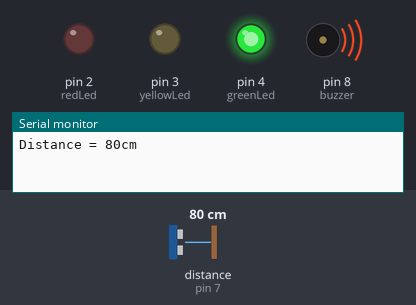
A sketch run on a simulated Arduino Uno, built with avr-gcc and run on an emulated ATmega328P. Parts: output pins drawn as LEDs (lit = HIGH), buzzer (waves = sounding, pin HIGH), the last lines printed to the serial monitor. Wiring (inferred from the names in the program): ultrasonic range finder: trigger pin 6; echo pin 7. Inputs (shaded band) come from the test bench; at power-on: distance to the obstacle (sensor on pin 7) 80 cm. The echo pulse lasts 58.3 µs per cm; pins used as bus, display or sensor lines are not drawn.

Above: at 3.3 s.
3.4 s: distance to the obstacle (sensor on pin 7) set to 64 cm
6.9 s: distance to the obstacle (sensor on pin 7) set to 58 cm
At 9.1 s:
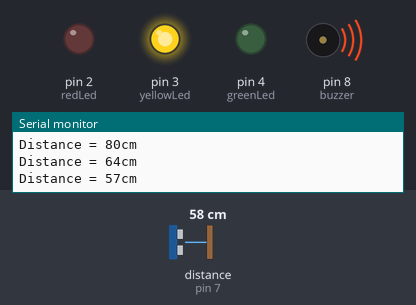
11.5 s: distance to the obstacle (sensor on pin 7) set to 34 cm
15.0 s: distance to the obstacle (sensor on pin 7) set to 28 cm
At 16.04 s:
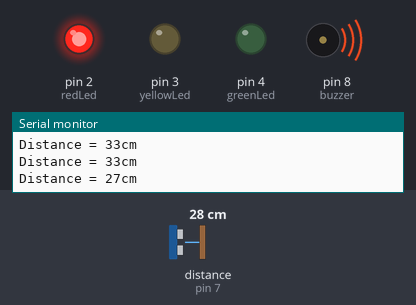
18.5 s: distance to the obstacle (sensor on pin 7) set to 35 cm
At 20.9 s:
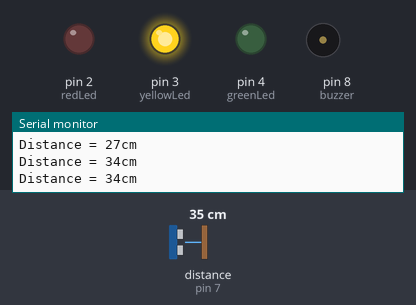
22.5 s: distance to the obstacle (sensor on pin 7) set to 2 cm
At 25.1 s:
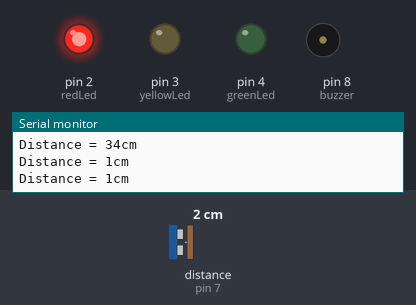
Timing chart, 0 to 27.1 s (numbered marks = the images above; inputs shaded):
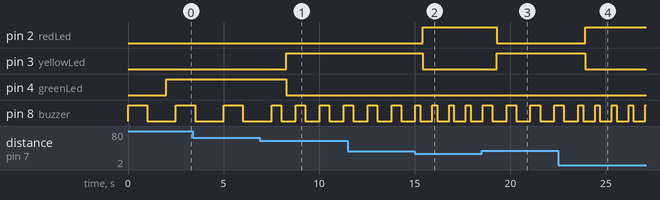

Measured:
- the behaviour switches between 61 and 60 cm on distance to the obstacle (sensor on pin 7) (found by bisection; images 0 and 1)
- the behaviour switches between 32 and 31 cm on distance to the obstacle (sensor on pin 7) (found by bisection; images 1 and 2)
- after the input at 6.9 s, pin 3 (yellowLed): LOW → HIGH after 1.4 s; pin 4 (greenLed): HIGH → LOW after 1.4 s; pin 8 (buzzer): alternates HIGH for 0.50 s and LOW for 0.75 s, starting after 1.1 s
- after the input at 15.0 s, pin 2 (redLed): LOW → HIGH after 0.42 s; pin 3 (yellowLed): HIGH → LOW after 0.42 s; pin 8 (buzzer): alternates HIGH for 0.25 s and LOW for 0.63 s, starting after 0.29 s
- after the input at 18.5 s, pin 2 (redLed): HIGH → LOW after 0.80 s; pin 3 (yellowLed): LOW → HIGH after 0.80 s; pin 8 (buzzer): alternates HIGH for 0.50 s and LOW for 0.75 s, starting after 0.55 s
- after the input at 22.5 s, pin 2 (redLed): LOW → HIGH after 1.4 s; pin 3 (yellowLed): HIGH → LOW after 1.4 s; pin 8 (buzzer): alternates HIGH for 0.25 s and LOW for 0.63 s, starting after 1.3 s

The sketch:

car_parking_led_and_buzzer.ino
```cpp
const int buzzer = 8;

int echopin = 7;
int trigpin = 6;

int distance;
int data;
int redLed=2;
int greenLed=4;
int yellowLed=3;

void setup()
{
  Serial.begin(9600);

  pinMode(buzzer, OUTPUT);
  pinMode(trigpin, OUTPUT);
  pinMode(echopin, INPUT);
  pinMode(redLed, OUTPUT);
  pinMode(yellowLed, OUTPUT);
  pinMode(greenLed, OUTPUT);
}

void loop()
{
 digitalWrite(trigpin,LOW);
 delayMicroseconds(2);
 digitalWrite(trigpin,HIGH);
 delayMicroseconds(10);
 digitalWrite(trigpin,LOW);
 data = pulseIn(echopin,HIGH);
 distance = (data/2)/29.0;

 if(distance <= 30)
 {
  digitalWrite(buzzer,HIGH);
  delay(250);
  digitalWrite(buzzer,LOW);
  delay(125);
  digitalWrite(redLed,HIGH);
   digitalWrite(greenLed,LOW);
   digitalWrite(yellowLed,LOW);

 }
 else if(distance >= 30 && distance <= 60)
 {
  digitalWrite(buzzer,HIGH);
  delay(500);
  digitalWrite(buzzer,LOW);
  delay(250);
  digitalWrite(redLed,LOW);
   digitalWrite(greenLed,LOW);
   digitalWrite(yellowLed,HIGH);

 }
 else if(distance >= 60 && distance <= 120)
 {
  digitalWrite(buzzer,HIGH);
  delay(1000);
  digitalWrite(buzzer,LOW);
  delay(1000);
 digitalWrite(redLed,LOW);
   digitalWrite(greenLed,HIGH);
   digitalWrite(yellowLed,LOW);
 }
 else
 {
  digitalWrite(buzzer,LOW);
 }
  Serial.print("Distance = ");
  Serial.print(distance);
  Serial.println("cm");
  delay(500);
}
```
